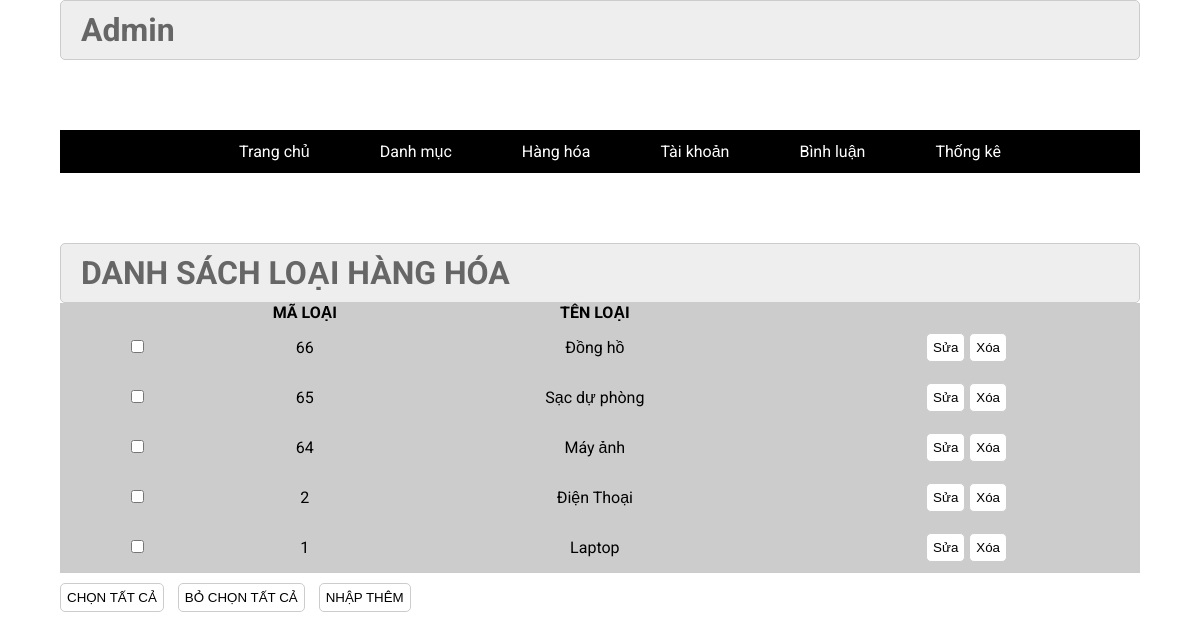
The page /admin/index.php?act=danhmuc on the database its author committed.
### tables this page shows
CREATE TABLE `danhmuc` (
  `id` int(11) NOT NULL,
  `name` varchar(255) NOT NULL
);

### model/pdo.php (called while the page is built, shortened)
<?php
function pdo_get_connection(){
    $servername = "localhost";
    $username = "root";
    $password = "";
    try {
        $conn = new PDO("mysql:host=$servername;dbname=duanmau", $username, $password);
        $conn->setAttribute(PDO::ATTR_ERRMODE, PDO::ERRMODE_EXCEPTION);
        return $conn;
    } catch(PDOException $e) {
        echo "Connection failed: " . $e->getMessage();
    }
}
function pdo_query($sql){
    $sql_args=array_slice(func_get_args(),1);
    try{
        $conn=pdo_get_connection();
        $stmt=$conn->prepare($sql);
        $stmt->execute($sql_args);
        $rows=$stmt->fetchAll();
        return $rows;
    }
    catch(PDOException $e){
        throw $e;
    }
    finally{
        unset($conn);
    }
}
?>

### model/danh_muc.php (called while the page is built, shortened)
<?php
function loadall_danhmuc()
{
    $sql = 'select * from danhmuc order by id desc';
    $kq = pdo_query($sql);
    return $kq;
}

### admin/danhmuc/ds_danhmuc.php (the view)
<div class="row2">
    <div class="row2 font_title">
        <h1>DANH SÁCH LOẠI HÀNG HÓA</h1>
    </div>
    <div class="row2 form_content ">
        <form action="#" method="POST">
            <div class="row2 mb10 formds_loai">
                <table>
                    <tr>
                        <th></th>
                        <th>MÃ LOẠI</th>
                        <th>TÊN LOẠI</th>
                        <th></th>
                    </tr>
                    <?php foreach ($all_danhmuc as $values) : extract($values)?>
                        <tr>
                            <td><input type="checkbox" name="" id=""></td>
                            <td><?= $id ?></td>
                            <td><?= $name ?></td>
                            <td><a href="index.php?act=edit_danhmuc&iddm_edit=<?= $id ?>" onclick="return confirm('bạn có chắc là muốn sửa')"><input type="button" value="Sửa"></a>
                                <a href="index.php?act=danhmuc&iddm_xoa=<?= $id ?>" onclick="return confirm('bạn có chắc là muốn xóa')"><input type="button" value="Xóa"></a>
                            </td>
                        </tr>
                    <?php endforeach ?>
                </table>
            </div>
            <div class="row mb10 ">
                <input class="mr20" type="button" value="CHỌN TẤT CẢ">
                <input class="mr20" type="button" value="BỎ CHỌN TẤT CẢ">
                <a href="index.php?act=them_danhmuc"> <input class="mr20" type="button" value="NHẬP THÊM"></a>
            </div>
        </form>
    </div>
</div>

### css/css.css (style rules this page uses)
:root { --white-color: #fff; --black-color: #000; --text-color: #333; }
* { margin: 0; padding: 0; box-sizing: border-box; }
table { text-align: center; }
a { text-decoration: none; color: red; }
body { font-family: "Roboto", sans-serif; }
.row { width: 100%; }
.row2 { float: left; width: 100%; }
.mb10 { margin-bottom: 10px; }
.form_account input[type="reset"], .form_account input[type="submit"], .form_content input[type="submit"], .form_content input[type="reset"], .form_content input[type="button"] { padding: 6px; background: white; border: 1px solid #ccc; border-radius: 5px; }
.font_title { background-color: #eee; border: 1px #ccc solid; color: #666; border-radius: 5px; padding: 10px 20px; }
.mr20 { margin-right: 10px; }
.formds_loai table { width: 100%; border-collapse: collapse; background-color: #ccc; padding: 20px; }
.formds_loai table td { padding: 10px 20px; border: 1px #ccc solid; }

### rows shown on the page
danhmuc: id "66", name "Đồng hồ"
danhmuc: id "65", name "Sạc dự phòng"
danhmuc: id "64", name "Máy ảnh"
danhmuc: id "2", name "Điện Thoại"
danhmuc: id "1", name "Laptop"
